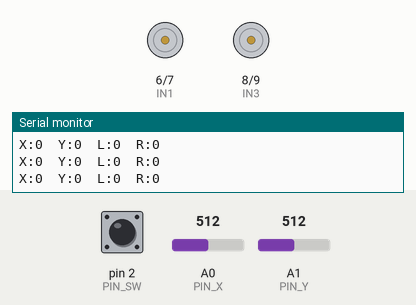
The sketch below on a simulated Arduino Uno, built with avr-gcc and run on an emulated ATmega328P. On the bench: motor-driver pin pairs drawn as motors (green arrow = first pin HIGH = forward, orange = second pin HIGH = backward, longer = more drive, scaled by the enable pin), the last lines printed to the serial monitor. The test bench sets the inputs (shaded band); at power-on: pin 2 (PIN_SW) HIGH, A0 (PIN_X) = 512, A1 (PIN_Y) = 512.

Above: at 2.2 s.
2.3 s: pin 2 (PIN_SW) pulled LOW for 0.15 s
3.9 s: A0 (PIN_X) set to 716
At 4.7 s:
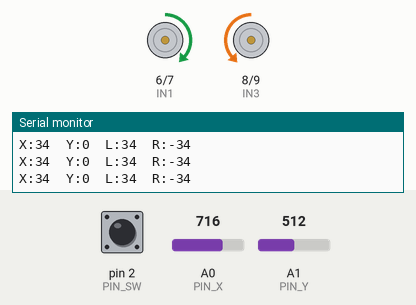
5.4 s: A1 (PIN_Y) set to 716
At 6.0 s:
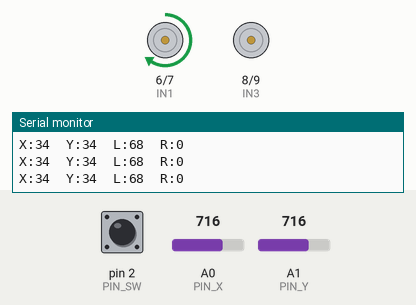
6.9 s: A0 (PIN_X) set to 729
At 8.1 s:
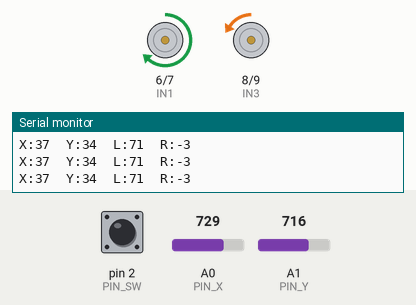
8.4 s: A1 (PIN_Y) set to 727
At 9.4 s:
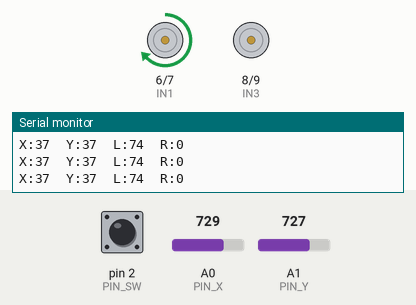
9.9 s: A0 (PIN_X) set to 900
At 10.5 s:
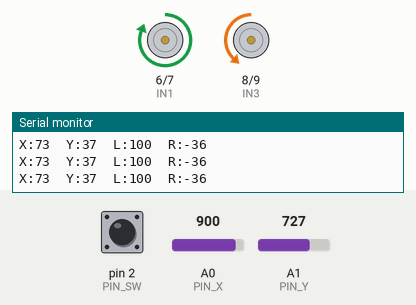
Timing chart, 0 to 12.4 s (numbered marks = the images above; inputs shaded):
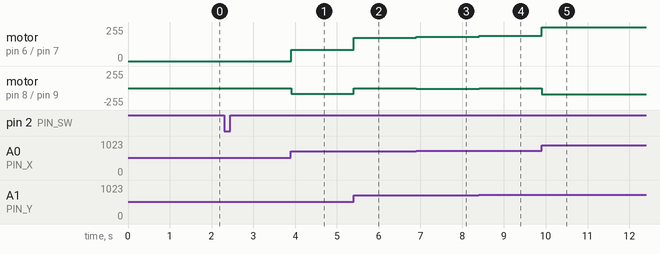

Measured:
- after the input at 3.9 s, motor on pin 6 (IN1) / pin 7 (IN2): stopped → forward 86/255 at once; motor on pin 8 (IN3) / pin 9 (IN4): stopped → backward 87/255 at once
- after the input at 5.4 s, motor on pin 6 (IN1) / pin 7 (IN2): forward 86/255 → forward 173/255 at once; motor on pin 8 (IN3) / pin 9 (IN4): backward 87/255 → stopped at once
- after the input at 6.9 s, motor on pin 6 (IN1) / pin 7 (IN2): forward 173/255 → forward 181/255 at once; motor on pin 8 (IN3) / pin 9 (IN4): stopped → backward 8/255 at once
- after the input at 8.4 s, motor on pin 6 (IN1) / pin 7 (IN2): forward 181/255 → forward 188/255 at once; motor on pin 8 (IN3) / pin 9 (IN4): backward 8/255 → stopped at once
- after the input at 9.9 s, motor on pin 6 (IN1) / pin 7 (IN2): forward 188/255 → forward 255/255 at once; motor on pin 8 (IN3) / pin 9 (IN4): stopped → backward 92/255 at once

The sketch:

JoystickInterface.ino
```cpp
/*
  Joystick Interface  (analog thumb joystick -> normalised X/Y -> differential drive)

  - Auto-calibrates the stick centre at power-up (do not touch the stick for 1 s).
  - Dead-zone removes drift around the centre.
  - Output is -100..100 on each axis, printed on Serial and mixed into left/right motor speeds.
  - Joystick push-button toggles motors enabled/disabled (safety switch).
  Set DRIVE_MOTORS to false to use it as a pure Serial input device.
*/

// ---------- Pins ----------
const uint8_t PIN_X  = A0;
const uint8_t PIN_Y  = A1;
const uint8_t PIN_SW = 2;          // joystick button (to GND, internal pull-up)

const uint8_t ENA = 5, IN1 = 6, IN2 = 7;     // left motor
const uint8_t IN3 = 8, IN4 = 9, ENB = 10;    // right motor

// ---------- Settings ----------
const bool DRIVE_MOTORS = true;
const bool INVERT_X = false;
const bool INVERT_Y = false;       // flip if "forward" drives backwards
const int  DEADZONE = 40;          // ADC counts around centre

int centerX = 512, centerY = 512;
bool motorsEnabled = false;        // start disabled; press the stick to arm

int readAveraged(uint8_t pin) {
  long sum = 0;
  for (uint8_t i = 0; i < 8; i++) sum += analogRead(pin);
  return sum / 8;
}

// Returns -100..100 with dead-zone and per-side scaling
int readAxis(uint8_t pin, int center, bool invert) {
  int v = readAveraged(pin) - center;
  int out = 0;
  if (v > DEADZONE)       out = map(v,  DEADZONE, 1023 - center,  0,  100);
  else if (v < -DEADZONE) out = map(v, -DEADZONE,      -center,   0, -100);
  out = constrain(out, -100, 100);
  return invert ? -out : out;
}

void setMotor(uint8_t en, uint8_t inA, uint8_t inB, int speed) {
  speed = constrain(speed, -255, 255);
  digitalWrite(inA, speed > 0);
  digitalWrite(inB, speed < 0);
  analogWrite(en, abs(speed));
}

void setup() {
  Serial.begin(115200);
  pinMode(PIN_SW, INPUT_PULLUP);
  pinMode(ENA, OUTPUT); pinMode(ENB, OUTPUT);
  pinMode(IN1, OUTPUT); pinMode(IN2, OUTPUT);
  pinMode(IN3, OUTPUT); pinMode(IN4, OUTPUT);
  setMotor(ENA, IN1, IN2, 0);
  setMotor(ENB, IN3, IN4, 0);

  delay(1000);                     // let the stick settle at centre
  centerX = readAveraged(PIN_X);
  centerY = readAveraged(PIN_Y);
  Serial.print(F("Calibrated centre  X=")); Serial.print(centerX);
  Serial.print(F("  Y="));                   Serial.println(centerY);
  Serial.println(F("Press the stick button to arm/disarm the motors."));
}

void loop() {
  // --- debounced button toggle ---
  static bool lastBtn = HIGH;
  static unsigned long lastBtnMs = 0;
  bool btn = digitalRead(PIN_SW);
  if (btn != lastBtn && millis() - lastBtnMs > 50) {
    lastBtnMs = millis();
    lastBtn = btn;
    if (btn == LOW) {
      motorsEnabled = !motorsEnabled;
      Serial.println(motorsEnabled ? F("MOTORS ARMED") : F("MOTORS DISARMED"));
    }
  }

  int x = readAxis(PIN_X, centerX, INVERT_X);   // turn
  int y = readAxis(PIN_Y, centerY, INVERT_Y);   // throttle

  // arcade mix
  int left  = constrain(y + x, -100, 100);
  int right = constrain(y - x, -100, 100);

  if (DRIVE_MOTORS) {
    if (motorsEnabled) {
      setMotor(ENA, IN1, IN2, map(left,  -100, 100, -255, 255));
      setMotor(ENB, IN3, IN4, map(right, -100, 100, -255, 255));
    } else {
      setMotor(ENA, IN1, IN2, 0);
      setMotor(ENB, IN3, IN4, 0);
    }
  }

  static unsigned long lastPrint = 0;
  if (millis() - lastPrint >= 100) {
    lastPrint = millis();
    Serial.print(F("X:")); Serial.print(x);
    Serial.print(F("  Y:")); Serial.print(y);
    Serial.print(F("  L:")); Serial.print(left);
    Serial.print(F("  R:")); Serial.println(right);
  }
  delay(5);
}
```
